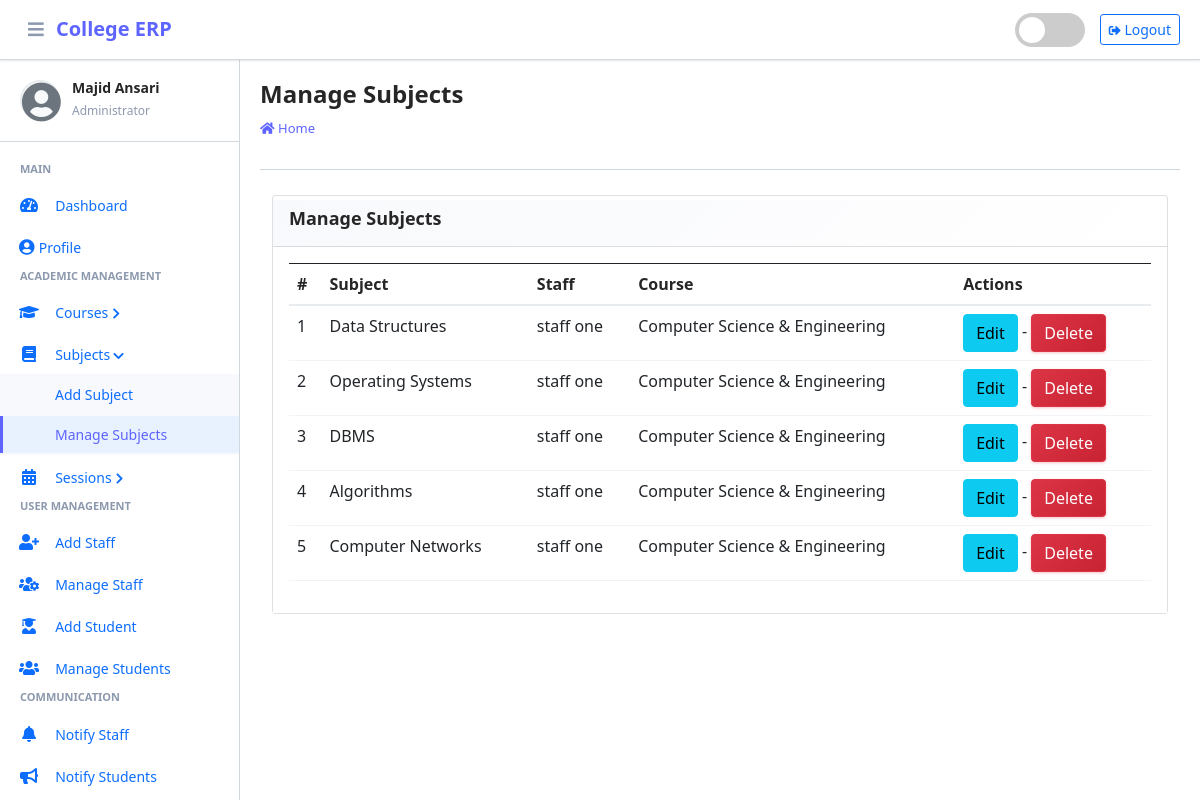
The app's page /subject/manage/ (signed in), older data.
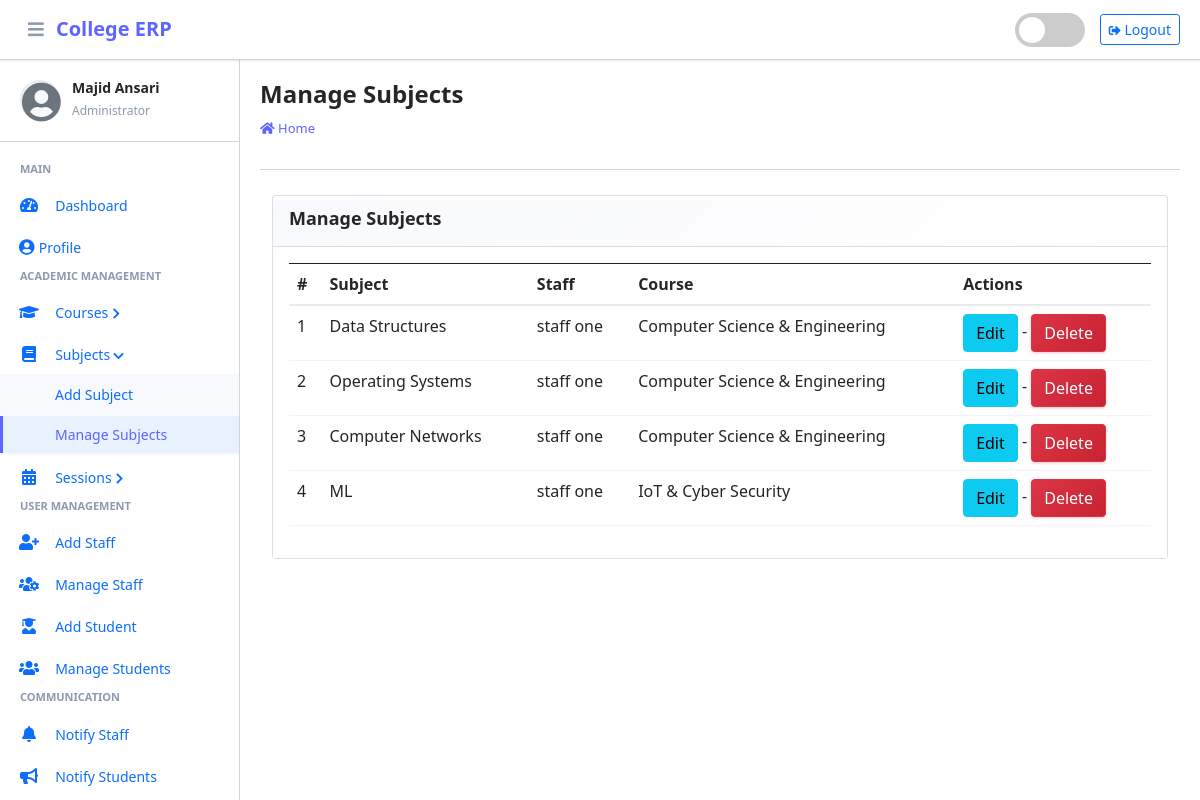
The same page, newer data.
### main_app/models.py (models this page shows, shortened)
class CustomUser(AbstractUser):
    USER_TYPE = ((1, "HOD"), (2, "Staff"), (3, "Student"))
    GENDER = [("M", "Male"), ("F", "Female")]
    username = None  # Removed username, using email instead
    email = models.EmailField(unique=True)
    user_type = models.CharField(default=1, choices=USER_TYPE, max_length=1)
    gender = models.CharField(max_length=1, choices=GENDER)
    profile_pic = models.ImageField()
    address = models.TextField()
    fcm_token = models.TextField(default="")  # For firebase notifications
    created_at = models.DateTimeField(auto_now_add=True)
    updated_at = models.DateTimeField(auto_now=True)
    USERNAME_FIELD = "email"
    REQUIRED_FIELDS = []
    objects = CustomUserManager()
    def __str__(self):
        return  self.first_name + " " + self.last_name

class Subject(models.Model):
    name = models.CharField(max_length=120)
    staff = models.ForeignKey(Staff,on_delete=models.CASCADE,)
    course = models.ForeignKey(Course, on_delete=models.CASCADE)
    updated_at = models.DateTimeField(auto_now=True)
    created_at = models.DateTimeField(auto_now_add=True)

class Staff(models.Model):
    course = models.ForeignKey(Course, on_delete=models.DO_NOTHING, null=True, blank=False)
    admin = models.OneToOneField(CustomUser, on_delete=models.CASCADE)

class Course(models.Model):
    name = models.CharField(max_length=120)
    created_at = models.DateTimeField(auto_now_add=True)
    updated_at = models.DateTimeField(auto_now=True)

### main_app/hod_views.py (the view)
# urls.py: path("subject/manage/", hod_views.manage_subject, name='manage_subject'),
def manage_subject(request):
    subjects = Subject.objects.all()
    context = {
        'subjects': subjects,
        'page_title': 'Manage Subjects'
    }
    return render(request, "hod_template/manage_subject.html", context)

### main_app/templates/hod_template/manage_subject.html
{% extends 'main_app/base.html' %}
{% load static %}
{% block page_title %}{{page_title}}{% endblock page_title %}
{% block content %}
<section class="content">
    <div class="container-fluid">
        <div class="row">
            <div class="col-md-12">
                <div class="card">
                    <div class="card-header">
                        <h3 class="card-title">{{page_title}}</h3>
                    </div>
                    <div class="card-body">
                        <table id="example2" class="table table-bordered table-hover">
                            <thead class="thead-dark">
                                <tr>
                                    <th>#</th>
                                    <th>Subject</th>
                                    <th>Staff</th>
                                    <th>Course</th>
                                    <th>Actions</th>
                                </tr>
                            </thead>
                            <tbody>
                                {% for subject in subjects %}
                                <tr>
                                    <td>{{ forloop.counter }}</td>
                                    <td>{{subject.name}}</td>
                                    <td>{{subject.staff.admin}}</td>
                                    <td>{{subject.course.name}}</td>
                                    <td>
                                        <a href="{% url 'edit_subject' subject.id %}" class="btn btn-info">Edit</a> -
                                        <a href="{% url 'delete_subject' subject.id %}" onclick="return confirm('Are you sure you want to delete this ?')" class="btn btn-danger">Delete</a>
                                    </td>
                                </tr>
                                {% endfor %}
                            </tbody>
                        </table>
                    </div>
                </div>
            </div>
        </div>
    </div>
</section>
{% endblock content %}

### main_app/templates/main_app/base.html (shortened to what this page needs)
{% load static %}
<!DOCTYPE html>
<html lang="en">
<head>
    <link rel="stylesheet" href="{% static 'dist/css/erpnext-style.css' %}">
    <link rel="stylesheet" href="{% static 'plugins/fontawesome-free/css/all.min.css' %}">
    <link href="https://cdn.jsdelivr.net/npm/bootstrap@5.1.3/dist/css/bootstrap.min.css" rel="stylesheet">
</head>
<body>
    <nav class="erpnext-navbar">
        <div class="navbar-left">
            <button class="navbar-toggle" onclick="toggleSidebar()">
                <i class="fas fa-bars"></i>
            </button>
            <a href="{% if user.user_type == '1' %}{% url 'admin_home' %}{% elif user.user_type == '2' %}{% url 'staff_home' %}{% else %}{% url 'student_home' %}{% endif %}" class="navbar-brand">
                College ERP
            </a>
        </div>
        <div class="navbar-user">
            <label class="theme-toggle" for="theme-switch">
                <span class="slider">
                    <i class="fas fa-sun icon-light"></i>
                </span>
            </label>
            <a href="{% url 'user_logout' %}" class="btn btn-outline-primary btn-sm logout-btn">
                <i class="fas fa-sign-out-alt"></i>
                <span class="logout-text">Logout</span>
            </a>
        </div>
    </nav>
    <aside class="erpnext-sidebar">
        {% include "main_app/erpnext_sidebar.html" %}
    </aside>
    <main class="erpnext-main" id="main-content">
        <div class="page-header">
            <h1 class="page-title">{% block page_title %}Dashboard{% endblock page_title %}</h1>
            <nav aria-label="breadcrumb">
                <ol class="breadcrumb">
                    <li class="breadcrumb-item">
                        <a href="{% if user.user_type == '1' %}{% url 'admin_home' %}{% elif user.user_type == '2' %}{% url 'staff_home' %}{% else %}{% url 'student_home' %}{% endif %}">
                            <i class="fas fa-home"></i> Home
                        </a>
                    </li>
                </ol>
            </nav>
        </div>
        <div class="content-area fade-in">
            {% block content %}{% endblock content %}
        </div>
    </main>
</body>
</html>

### main_app/templates/main_app/erpnext_sidebar.html (shortened to what this page needs)
{% load static %}
<div class="sidebar-header">
    <div class="sidebar-user">
        <i class="fas fa-user-circle sidebar-default-avatar" id="default-avatar" style="display: none;"></i>
        <div class="sidebar-user-info">
            <h6>{{ user.get_full_name|default:user.username }}</h6>
            <small>
                {% if user.user_type == '1' %}
                    Administrator
                {% elif user.user_type == '2' %}
                    Staff Member
                {% else %}
                    Student
                {% endif %}
            </small>
        </div>
    </div>
</div>
<div class="nav-section">
    {% if user.user_type == '1' %}
        <h6 class="nav-section-title">Main</h6>
        <div class="nav-item">
            {% url 'admin_home' as admin_home %}
            <a href="{{ admin_home }}" class="nav-link {% if admin_home == request.path %}active{% endif %}">
                <i class="nav-icon fas fa-tachometer-alt"></i>
                <span class="nav-text">Dashboard</span>
            </a>
        </div>
        <div class="nav-item">
            {% url 'admin_view_profile' as admin_view_profile %}
            <a href="{{ admin_view_profile }}" class="nav-link {% if admin_view_profile == request.path %}active{% endif %}">
                <i class="fas fa-user-circle"></i>
                <span class="nav-text">Profile</span>
            </a>
        </div>
        <h6 class="nav-section-title">Academic Management</h6>
        <div class="nav-item has-submenu {% if 'course' in request.path %}open{% endif %}">
            <a href="#" class="nav-link">
                <i class="nav-icon fas fa-graduation-cap"></i>
                <span class="nav-text">Courses</span>
                <i class="nav-arrow fas fa-chevron-right"></i>
            </a>
        </div>
        <div class="nav-item has-submenu {% if 'subject' in request.path %}open{% endif %}">
            <a href="#" class="nav-link">
                <i class="nav-icon fas fa-book"></i>
                <span class="nav-text">Subjects</span>
                <i class="nav-arrow fas fa-chevron-right"></i>
            </a>
            <div class="nav-submenu">
                <div class="nav-item">
                    {% url 'add_subject' as add_subject %}
                    <a href="{{ add_subject }}" class="nav-link {% if add_subject == request.path %}active{% endif %}">
                        <span class="nav-text">Add Subject</span>
                    </a>
                </div>
                <div class="nav-item">
                    {% url 'manage_subject' as manage_subject %}
                    <a href="{{ manage_subject }}" class="nav-link {% if manage_subject == request.path or 'edit_subject' in request.path %}active{% endif %}">
                        <span class="nav-text">Manage Subjects</span>
                    </a>
                </div>
            </div>
        </div>
        <div class="nav-item has-submenu {% if 'session' in request.path %}open{% endif %}">
            <a href="#" class="nav-link">
                <i class="nav-icon fas fa-calendar-alt"></i>
                <span class="nav-text">Sessions</span>
                <i class="nav-arrow fas fa-chevron-right"></i>
            </a>
        </div>
        <h6 class="nav-section-title">User Management</h6>
        <div class="nav-item">
            {% url 'add_staff' as add_staff %}
            <a href="{{ add_staff }}" class="nav-link {% if add_staff == request.path %}active{% endif %}">
                <i class="nav-icon fas fa-user-plus"></i>
                <span class="nav-text">Add Staff</span>
            </a>
        </div>
        <div class="nav-item">
            {% url 'manage_staff' as manage_staff %}
            <a href="{{ manage_staff }}" class="nav-link {% if manage_staff == request.path or 'edit_staff' in request.path %}active{% endif %}">
                <i class="nav-icon fas fa-users-cog"></i>
                <span class="nav-text">Manage Staff</span>
            </a>
        </div>
        <div class="nav-item">
            {% url 'add_student' as add_student %}
            <a href="{{ add_student }}" class="nav-link {% if add_student == request.path %}active{% endif %}">
                <i class="nav-icon fas fa-user-graduate"></i>
                <span class="nav-text">Add Student</span>
            </a>
        </div>
        <div class="nav-item">
            {% url 'manage_student' as manage_student %}
            <a href="{{ manage_student }}" class="nav-link {% if manage_student == request.path or 'edit_student' in request.path %}active{% endif %}">
                <i class="nav-icon fas fa-users"></i>
                <span class="nav-text">Manage Students</span>
            </a>
        </div>
        <h6 class="nav-section-title">Communication</h6>
        <div class="nav-item">
            {% url 'admin_notify_staff' as admin_notify_staff %}
            <a href="{{ admin_notify_staff }}" class="nav-link {% if admin_notify_staff == request.path %}active{% endif %}">
                <i class="nav-icon fas fa-bell"></i>
                <span class="nav-text">Notify Staff</span>
            </a>
        </div>
        <div class="nav-item">
            {% url 'admin_notify_student' as admin_notify_student %}
            <a href="{{ admin_notify_student }}" class="nav-link {% if admin_notify_student == request.path %}active{% endif %}">
                <i class="nav-icon fas fa-bullhorn"></i>
                <span class="nav-text">Notify Students</span>
            </a>
        </div>
    {% endif %}
</div>

Row changes from the older to the newer data that the page shows:
removed Subject: name "DBMS", staff.admin "staff one", course.name "Computer Science & Engineering"
removed Subject: name "Algorithms", staff.admin "staff one", course.name "Computer Science & Engineering"
added Subject: name "ML", staff.admin "staff one", course.name "IoT & Cyber Security"
